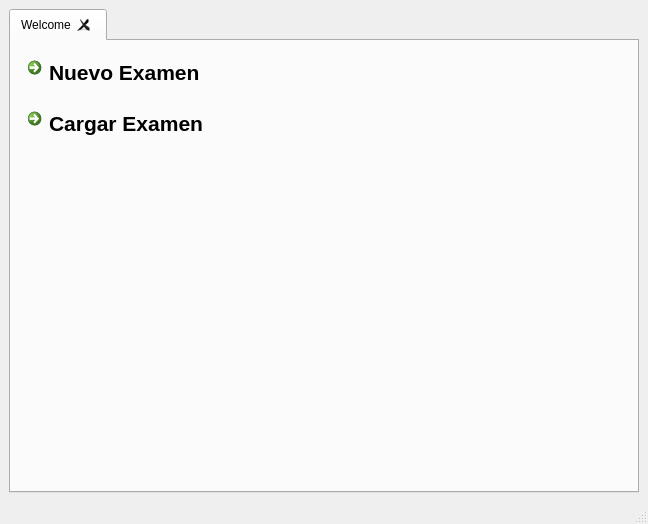
<?xml version="1.0" encoding="UTF-8"?>
<ui version="4.0">
 <class>MainWindow</class>
 <widget class="QMainWindow" name="MainWindow">
  <property name="geometry">
   <rect>
    <x>0</x>
    <y>0</y>
    <width>648</width>
    <height>524</height>
   </rect>
  </property>
  <property name="windowTitle">
   <string>Autoexam</string>
  </property>
  <widget class="QWidget" name="centralwidget">
   <layout class="QGridLayout" name="gridLayout">
    <item row="0" column="0">
     <widget class="QTabWidget" name="tabWidget">
      <property name="tabShape">
       <enum>QTabWidget::Rounded</enum>
      </property>
      <property name="currentIndex">
       <number>0</number>
      </property>
      <property name="tabsClosable">
       <bool>true</bool>
      </property>
      <property name="movable">
       <bool>true</bool>
      </property>
      <widget class="QWidget" name="tab">
       <attribute name="title">
        <string>Welcome</string>
       </attribute>
       <layout class="QFormLayout" name="formLayout">
        <item row="0" column="0">
         <layout class="QVBoxLayout" name="verticalLayout">
          <item>
           <widget class="QCommandLinkButton" name="clbNewExam">
            <property name="font">
             <font>
              <pointsize>16</pointsize>
              <italic>false</italic>
              <kerning>true</kerning>
             </font>
            </property>
            <property name="text">
             <string>Nuevo Examen</string>
            </property>
            <property name="iconSize">
             <size>
              <width>40</width>
              <height>40</height>
             </size>
            </property>
           </widget>
          </item>
          <item>
           <widget class="QCommandLinkButton" name="clbLoadExam">
            <property name="font">
             <font>
              <pointsize>16</pointsize>
              <kerning>true</kerning>
             </font>
            </property>
            <property name="text">
             <string>Cargar Examen</string>
            </property>
           </widget>
          </item>
         </layout>
        </item>
       </layout>
      </widget>
     </widget>
    </item>
   </layout>
  </widget>
  <widget class="QMenuBar" name="menubar">
   <property name="geometry">
    <rect>
     <x>0</x>
     <y>0</y>
     <width>648</width>
     <height>25</height>
    </rect>
   </property>
  </widget>
  <widget class="QStatusBar" name="statusbar"/>
 </widget>
 <resources/>
 <connections/>
</ui>
